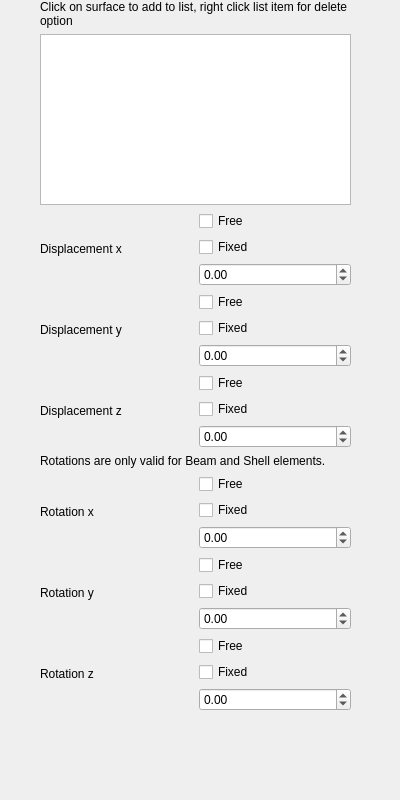
<?xml version="1.0" encoding="UTF-8"?>
<ui version="4.0">
 <class>TaskFemConstraintDisplacement</class>
 <widget class="QWidget" name="TaskFemConstraintDisplacement">
  <property name="enabled">
   <bool>true</bool>
  </property>
  <property name="geometry">
   <rect>
    <x>0</x>
    <y>0</y>
    <width>400</width>
    <height>800</height>
   </rect>
  </property>
  <property name="sizePolicy">
   <sizepolicy hsizetype="Maximum" vsizetype="Maximum">
    <horstretch>3</horstretch>
    <verstretch>80</verstretch>
   </sizepolicy>
  </property>
  <property name="minimumSize">
   <size>
    <width>400</width>
    <height>800</height>
   </size>
  </property>
  <property name="baseSize">
   <size>
    <width>400</width>
    <height>800</height>
   </size>
  </property>
  <property name="windowTitle">
   <string>Prescribed Displacement</string>
  </property>
  <widget class="QWidget" name="verticalLayoutWidget">
   <property name="geometry">
    <rect>
     <x>40</x>
     <y>0</y>
     <width>311</width>
     <height>711</height>
    </rect>
   </property>
   <layout class="QVBoxLayout" name="verticalLayout">
    <item>
        <widget class="QLabel" name="lbl_info">
          <property name="text">
           <string>Click on surface to add to list, right click list item for delete option</string>
          </property>
          <property name="wordWrap">
            <bool>true</bool>
          </property>
         </widget>
    </item>
    <item>
     <widget class="QListWidget" name="lw_references">
      <property name="sizePolicy">
       <sizepolicy hsizetype="MinimumExpanding" vsizetype="MinimumExpanding">
        <horstretch>0</horstretch>
        <verstretch>0</verstretch>
       </sizepolicy>
      </property>
      <property name="minimumSize">
       <size>
        <width>0</width>
        <height>50</height>
       </size>
      </property>
     </widget>
    </item>
    <item>
     <layout class="QVBoxLayout" name="verticalLayout_2">
      <item>
       <layout class="QHBoxLayout" name="horizontalLayout_6">
        <item>
         <widget class="QLabel" name="dispx">
          <property name="text">
           <string>Displacement x</string>
          </property>
         </widget>
        </item>
        <item>
         <layout class="QVBoxLayout" name="verticalLayout_8">
          <item>
           <widget class="QCheckBox" name="dispxfree">
            <property name="text">
             <string>Free</string>
            </property>
           </widget>
          </item>
          <item>
           <widget class="QCheckBox" name="dispxfix">
            <property name="text">
             <string>Fixed</string>
            </property>
           </widget>
          </item>
          <item>
           <widget class="QDoubleSpinBox" name="spinxDisplacement">
            <property name="minimum">
             <double>-99999.000000000000000</double>
            </property>
            <property name="maximum">
             <double>99999.000000000000000</double>
            </property>
            <property name="value">
             <double>0.000000000000000</double>
            </property>
           </widget>
          </item>
         </layout>
        </item>
       </layout>
      </item>
      <item>
       <layout class="QHBoxLayout" name="horizontalLayout_5">
        <item>
         <widget class="QLabel" name="dispy">
          <property name="text">
           <string>Displacement y</string>
          </property>
         </widget>
        </item>
        <item>
         <layout class="QVBoxLayout" name="verticalLayout_7">
          <item>
           <widget class="QCheckBox" name="dispyfree">
            <property name="text">
             <string>Free</string>
            </property>
           </widget>
          </item>
          <item>
           <widget class="QCheckBox" name="dispyfix">
            <property name="text">
             <string>Fixed</string>
            </property>
           </widget>
          </item>
          <item>
           <widget class="QDoubleSpinBox" name="spinyDisplacement">
            <property name="minimum">
             <double>-99999.000000000000000</double>
            </property>
            <property name="maximum">
             <double>99999.000000000000000</double>
            </property>
            <property name="value">
             <double>0.000000000000000</double>
            </property>
           </widget>
          </item>
         </layout>
        </item>
       </layout>
      </item>
      <item>
       <layout class="QHBoxLayout" name="horizontalLayout_4">
        <item>
         <widget class="QLabel" name="dispz">
          <property name="text">
           <string>Displacement z</string>
          </property>
         </widget>
        </item>
        <item>
         <layout class="QVBoxLayout" name="verticalLayout_6">
          <item>
           <widget class="QCheckBox" name="dispzfree">
            <property name="text">
             <string>Free</string>
            </property>
           </widget>
          </item>
          <item>
           <widget class="QCheckBox" name="dispzfix">
            <property name="text">
             <string>Fixed</string>
            </property>
           </widget>
          </item>
          <item>
           <widget class="QDoubleSpinBox" name="spinzDisplacement">
            <property name="minimum">
             <double>-99999.000000000000000</double>
            </property>
            <property name="maximum">
             <double>99999.000000000000000</double>
            </property>
            <property name="value">
             <double>0.000000000000000</double>
            </property>
           </widget>
          </item>
         </layout>
        </item>
       </layout>
      </item>
      <item>
       <widget class="QLabel" name="label">
        <property name="maximumSize">
         <size>
          <width>400</width>
          <height>16777215</height>
         </size>
        </property>
        <property name="text">
         <string>Rotations are only valid for Beam and Shell elements.</string>
        </property>
        <property name="scaledContents">
         <bool>false</bool>
        </property>
        <property name="wordWrap">
         <bool>true</bool>
        </property>
       </widget>
      </item>
      <item>
       <layout class="QHBoxLayout" name="horizontalLayout_3">
        <item>
         <widget class="QLabel" name="rotx">
          <property name="text">
           <string>Rotation x</string>
          </property>
         </widget>
        </item>
        <item>
         <layout class="QVBoxLayout" name="verticalLayout_5">
          <item>
           <widget class="QCheckBox" name="rotxfree">
            <property name="text">
             <string>Free</string>
            </property>
           </widget>
          </item>
          <item>
           <widget class="QCheckBox" name="rotxfix">
            <property name="text">
             <string>Fixed</string>
            </property>
           </widget>
          </item>
          <item>
           <widget class="QDoubleSpinBox" name="rotxv">
           <property name="minimum">
             <double>-99999.000000000000000</double>
            </property>
            <property name="maximum">
             <double>99999.000000000000000</double>
            </property>
            </widget>
          </item>
         </layout>
        </item>
       </layout>
      </item>
      <item>
       <layout class="QHBoxLayout" name="horizontalLayout_2">
        <item>
         <widget class="QLabel" name="roty">
          <property name="text">
           <string>Rotation y</string>
          </property>
         </widget>
        </item>
        <item>
         <layout class="QVBoxLayout" name="verticalLayout_4">
          <item>
           <widget class="QCheckBox" name="rotyfree">
            <property name="text">
             <string>Free</string>
            </property>
           </widget>
          </item>
          <item>
           <widget class="QCheckBox" name="rotyfix">
            <property name="text">
             <string>Fixed</string>
            </property>
           </widget>
          </item>
          <item>
           <widget class="QDoubleSpinBox" name="rotyv">
            <property name="minimum">
             <double>-99999.000000000000000</double>
            </property>
            <property name="maximum">
             <double>99999.000000000000000</double>
            </property>
            </widget>
          </item>
         </layout>
        </item>
       </layout>
      </item>
      <item>
       <layout class="QHBoxLayout" name="horizontalLayout">
        <item>
         <widget class="QLabel" name="rotz">
          <property name="text">
           <string>Rotation z</string>
          </property>
         </widget>
        </item>
        <item>
         <layout class="QVBoxLayout" name="verticalLayout_3">
          <item>
           <widget class="QCheckBox" name="rotzfree">
            <property name="enabled">
             <bool>true</bool>
            </property>
            <property name="text">
             <string>Free</string>
            </property>
           </widget>
          </item>
          <item>
           <widget class="QCheckBox" name="rotzfix">
            <property name="enabled">
             <bool>true</bool>
            </property>
            <property name="text">
             <string>Fixed</string>
            </property>
           </widget>
          </item>
          <item>
           <widget class="QDoubleSpinBox" name="rotzv">
            <property name="enabled">
             <bool>true</bool>
            </property>
            <property name="minimum">
             <double>-99999.000000000000000</double>
            </property>
            <property name="maximum">
             <double>99999.000000000000000</double>
            </property>
           </widget>
          </item>
         </layout>
        </item>
       </layout>
      </item>
     </layout>
    </item>
   </layout>
  </widget>
 </widget>
 <resources/>
 <connections/>
</ui>
